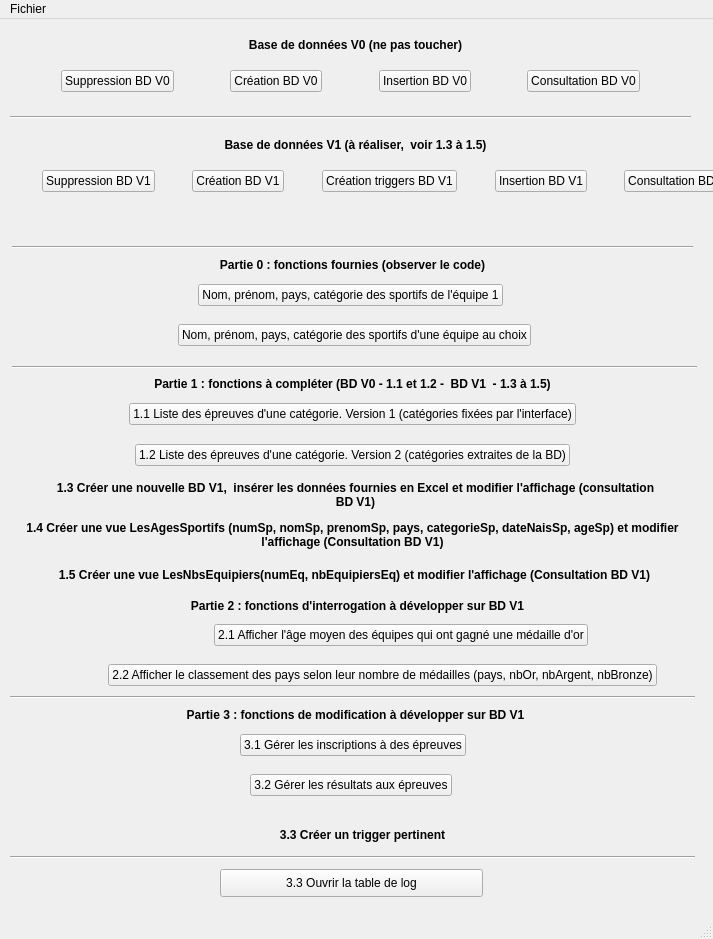
<?xml version="1.0" encoding="UTF-8"?>
<ui version="4.0">
 <class>MainWindow</class>
 <widget class="QMainWindow" name="MainWindow">
  <property name="geometry">
   <rect>
    <x>0</x>
    <y>0</y>
    <width>713</width>
    <height>939</height>
   </rect>
  </property>
  <property name="windowTitle">
   <string>Projet Jeux Olympiques</string>
  </property>
  <widget class="QWidget" name="centralwidget">
   <widget class="Line" name="line_V1">
    <property name="geometry">
     <rect>
      <x>10</x>
      <y>90</y>
      <width>681</width>
      <height>16</height>
     </rect>
    </property>
    <property name="orientation">
     <enum>Qt::Horizontal</enum>
    </property>
   </widget>
   <widget class="QLabel" name="label_V0">
    <property name="geometry">
     <rect>
      <x>10</x>
      <y>10</y>
      <width>691</width>
      <height>31</height>
     </rect>
    </property>
    <property name="font">
     <font>
      <weight>75</weight>
      <bold>true</bold>
     </font>
    </property>
    <property name="text">
     <string>Base de données V0 (ne pas toucher)</string>
    </property>
    <property name="alignment">
     <set>Qt::AlignCenter</set>
    </property>
   </widget>
   <widget class="Line" name="line_partie_0">
    <property name="geometry">
     <rect>
      <x>12</x>
      <y>220</y>
      <width>681</width>
      <height>16</height>
     </rect>
    </property>
    <property name="orientation">
     <enum>Qt::Horizontal</enum>
    </property>
   </widget>
   <widget class="QLabel" name="label_partie_0">
    <property name="geometry">
     <rect>
      <x>7</x>
      <y>230</y>
      <width>691</width>
      <height>31</height>
     </rect>
    </property>
    <property name="font">
     <font>
      <weight>75</weight>
      <bold>true</bold>
     </font>
    </property>
    <property name="text">
     <string>Partie 0 : fonctions fournies (observer le code)</string>
    </property>
    <property name="alignment">
     <set>Qt::AlignCenter</set>
    </property>
   </widget>
   <widget class="Line" name="line_partie_1">
    <property name="geometry">
     <rect>
      <x>12</x>
      <y>340</y>
      <width>685</width>
      <height>16</height>
     </rect>
    </property>
    <property name="orientation">
     <enum>Qt::Horizontal</enum>
    </property>
   </widget>
   <widget class="QLabel" name="label_partie_1">
    <property name="geometry">
     <rect>
      <x>7</x>
      <y>349</y>
      <width>691</width>
      <height>31</height>
     </rect>
    </property>
    <property name="font">
     <font>
      <weight>75</weight>
      <bold>true</bold>
     </font>
    </property>
    <property name="text">
     <string>Partie 1 : fonctions à compléter (BD V0 - 1.1 et 1.2 -  BD V1  - 1.3 à 1.5)</string>
    </property>
    <property name="alignment">
     <set>Qt::AlignCenter</set>
    </property>
   </widget>
   <widget class="QLabel" name="label_partie_1_4">
    <property name="geometry">
     <rect>
      <x>10</x>
      <y>500</y>
      <width>685</width>
      <height>31</height>
     </rect>
    </property>
    <property name="font">
     <font>
      <weight>75</weight>
      <bold>true</bold>
     </font>
    </property>
    <property name="text">
     <string>1.4 Créer une vue LesAgesSportifs (numSp, nomSp, prenomSp, pays, categorieSp, dateNaisSp, ageSp) et modifier l'affichage (Consultation BD V1)</string>
    </property>
    <property name="alignment">
     <set>Qt::AlignCenter</set>
    </property>
    <property name="wordWrap">
     <bool>true</bool>
    </property>
   </widget>
   <widget class="QLabel" name="label_partie_1_3">
    <property name="geometry">
     <rect>
      <x>50</x>
      <y>450</y>
      <width>611</width>
      <height>51</height>
     </rect>
    </property>
    <property name="font">
     <font>
      <weight>75</weight>
      <bold>true</bold>
     </font>
    </property>
    <property name="text">
     <string>1.3 Créer une nouvelle BD V1,  insérer les données fournies en Excel et modifier l'affichage (consultation BD V1)</string>
    </property>
    <property name="alignment">
     <set>Qt::AlignCenter</set>
    </property>
    <property name="wordWrap">
     <bool>true</bool>
    </property>
   </widget>
   <widget class="QLabel" name="label_partie_1_5">
    <property name="geometry">
     <rect>
      <x>12</x>
      <y>540</y>
      <width>685</width>
      <height>31</height>
     </rect>
    </property>
    <property name="font">
     <font>
      <weight>75</weight>
      <bold>true</bold>
     </font>
    </property>
    <property name="text">
     <string>1.5 Créer une vue LesNbsEquipiers(numEq, nbEquipiersEq) et modifier l'affichage (Consultation BD V1)</string>
    </property>
    <property name="alignment">
     <set>Qt::AlignCenter</set>
    </property>
    <property name="wordWrap">
     <bool>true</bool>
    </property>
   </widget>
   <widget class="QLabel" name="label_partie_2">
    <property name="geometry">
     <rect>
      <x>12</x>
      <y>571</y>
      <width>691</width>
      <height>31</height>
     </rect>
    </property>
    <property name="font">
     <font>
      <weight>75</weight>
      <bold>true</bold>
     </font>
    </property>
    <property name="text">
     <string>Partie 2 : fonctions d'interrogation à développer sur BD V1</string>
    </property>
    <property name="alignment">
     <set>Qt::AlignCenter</set>
    </property>
   </widget>
   <widget class="Line" name="line_partie_3">
    <property name="geometry">
     <rect>
      <x>10</x>
      <y>670</y>
      <width>685</width>
      <height>16</height>
     </rect>
    </property>
    <property name="orientation">
     <enum>Qt::Horizontal</enum>
    </property>
   </widget>
   <widget class="QLabel" name="label_partie_3">
    <property name="geometry">
     <rect>
      <x>10</x>
      <y>685</y>
      <width>691</width>
      <height>21</height>
     </rect>
    </property>
    <property name="font">
     <font>
      <weight>75</weight>
      <bold>true</bold>
     </font>
    </property>
    <property name="text">
     <string>Partie 3 : fonctions de modification à développer sur BD V1</string>
    </property>
    <property name="alignment">
     <set>Qt::AlignCenter</set>
    </property>
   </widget>
   <widget class="Line" name="line_fin">
    <property name="geometry">
     <rect>
      <x>10</x>
      <y>830</y>
      <width>685</width>
      <height>16</height>
     </rect>
    </property>
    <property name="orientation">
     <enum>Qt::Horizontal</enum>
    </property>
   </widget>
   <widget class="QLabel" name="label_retour_BD">
    <property name="geometry">
     <rect>
      <x>10</x>
      <y>190</y>
      <width>689</width>
      <height>19</height>
     </rect>
    </property>
    <property name="text">
     <string/>
    </property>
    <property name="alignment">
     <set>Qt::AlignCenter</set>
    </property>
   </widget>
   <widget class="QWidget" name="layoutWidget">
    <property name="geometry">
     <rect>
      <x>10</x>
      <y>40</y>
      <width>681</width>
      <height>44</height>
     </rect>
    </property>
    <layout class="QHBoxLayout" name="horizontalLayout_V0">
     <item>
      <spacer name="horizontalSpacer">
       <property name="orientation">
        <enum>Qt::Horizontal</enum>
       </property>
       <property name="sizeHint" stdset="0">
        <size>
         <width>40</width>
         <height>20</height>
        </size>
       </property>
      </spacer>
     </item>
     <item>
      <widget class="QPushButton" name="pushButton_supprimer_V0">
       <property name="text">
        <string>Suppression BD V0</string>
       </property>
      </widget>
     </item>
     <item>
      <spacer name="horizontalSpacer_3">
       <property name="orientation">
        <enum>Qt::Horizontal</enum>
       </property>
       <property name="sizeHint" stdset="0">
        <size>
         <width>40</width>
         <height>20</height>
        </size>
       </property>
      </spacer>
     </item>
     <item>
      <widget class="QPushButton" name="pushButton_creer_V0">
       <property name="text">
        <string>Création BD V0</string>
       </property>
      </widget>
     </item>
     <item>
      <spacer name="horizontalSpacer_2">
       <property name="orientation">
        <enum>Qt::Horizontal</enum>
       </property>
       <property name="sizeHint" stdset="0">
        <size>
         <width>40</width>
         <height>20</height>
        </size>
       </property>
      </spacer>
     </item>
     <item>
      <widget class="QPushButton" name="pushButton_inserer_V0">
       <property name="text">
        <string>Insertion BD V0</string>
       </property>
      </widget>
     </item>
     <item>
      <spacer name="horizontalSpacer_21">
       <property name="orientation">
        <enum>Qt::Horizontal</enum>
       </property>
       <property name="sizeHint" stdset="0">
        <size>
         <width>40</width>
         <height>20</height>
        </size>
       </property>
      </spacer>
     </item>
     <item>
      <widget class="QPushButton" name="pushButton_consulter_V0">
       <property name="text">
        <string>Consultation BD V0</string>
       </property>
      </widget>
     </item>
     <item>
      <spacer name="horizontalSpacer_4">
       <property name="orientation">
        <enum>Qt::Horizontal</enum>
       </property>
       <property name="sizeHint" stdset="0">
        <size>
         <width>40</width>
         <height>20</height>
        </size>
       </property>
      </spacer>
     </item>
    </layout>
   </widget>
   <widget class="QWidget" name="layoutWidget">
    <property name="geometry">
     <rect>
      <x>10</x>
      <y>260</y>
      <width>681</width>
      <height>32</height>
     </rect>
    </property>
    <layout class="QHBoxLayout" name="horizontalLayout_partie_0_1">
     <item>
      <spacer name="horizontalSpacer_7">
       <property name="orientation">
        <enum>Qt::Horizontal</enum>
       </property>
       <property name="sizeHint" stdset="0">
        <size>
         <width>40</width>
         <height>20</height>
        </size>
       </property>
      </spacer>
     </item>
     <item>
      <widget class="QPushButton" name="pushButton_fct_fournie_1">
       <property name="text">
        <string>Nom, prénom, pays, catégorie des sportifs de l'équipe 1</string>
       </property>
      </widget>
     </item>
     <item>
      <spacer name="horizontalSpacer_5">
       <property name="orientation">
        <enum>Qt::Horizontal</enum>
       </property>
       <property name="sizeHint" stdset="0">
        <size>
         <width>40</width>
         <height>20</height>
        </size>
       </property>
      </spacer>
     </item>
    </layout>
   </widget>
   <widget class="QWidget" name="layoutWidget">
    <property name="geometry">
     <rect>
      <x>12</x>
      <y>300</y>
      <width>685</width>
      <height>32</height>
     </rect>
    </property>
    <layout class="QHBoxLayout" name="horizontalLayout_partie_0_2">
     <item>
      <spacer name="horizontalSpacer_8">
       <property name="orientation">
        <enum>Qt::Horizontal</enum>
       </property>
       <property name="sizeHint" stdset="0">
        <size>
         <width>40</width>
         <height>20</height>
        </size>
       </property>
      </spacer>
     </item>
     <item>
      <widget class="QPushButton" name="pushButton_fct_fournie_2">
       <property name="text">
        <string>Nom, prénom, pays, catégorie des sportifs d'une équipe au choix</string>
       </property>
      </widget>
     </item>
     <item>
      <spacer name="horizontalSpacer_6">
       <property name="orientation">
        <enum>Qt::Horizontal</enum>
       </property>
       <property name="sizeHint" stdset="0">
        <size>
         <width>40</width>
         <height>20</height>
        </size>
       </property>
      </spacer>
     </item>
    </layout>
   </widget>
   <widget class="QWidget" name="layoutWidget">
    <property name="geometry">
     <rect>
      <x>-800</x>
      <y>600</y>
      <width>1750</width>
      <height>32</height>
     </rect>
    </property>
    <layout class="QHBoxLayout" name="horizontalLayout_partie_2_1">
     <item>
      <spacer name="horizontalSpacer_18">
       <property name="orientation">
        <enum>Qt::Horizontal</enum>
       </property>
       <property name="sizeType">
        <enum>QSizePolicy::Fixed</enum>
       </property>
       <property name="sizeHint" stdset="0">
        <size>
         <width>693</width>
         <height>27</height>
        </size>
       </property>
      </spacer>
     </item>
     <item>
      <widget class="QPushButton" name="pushButton_2_1">
       <property name="sizePolicy">
        <sizepolicy hsizetype="Fixed" vsizetype="Fixed">
         <horstretch>0</horstretch>
         <verstretch>0</verstretch>
        </sizepolicy>
       </property>
       <property name="text">
        <string>2.1 Afficher l'âge moyen des équipes qui ont gagné une médaille d'or</string>
       </property>
      </widget>
     </item>
     <item>
      <spacer name="horizontalSpacer_17">
       <property name="orientation">
        <enum>Qt::Horizontal</enum>
       </property>
       <property name="sizeType">
        <enum>QSizePolicy::Fixed</enum>
       </property>
       <property name="sizeHint" stdset="0">
        <size>
         <width>40</width>
         <height>20</height>
        </size>
       </property>
      </spacer>
     </item>
    </layout>
   </widget>
   <widget class="QWidget" name="layoutWidget">
    <property name="geometry">
     <rect>
      <x>12</x>
      <y>640</y>
      <width>741</width>
      <height>32</height>
     </rect>
    </property>
    <layout class="QHBoxLayout" name="horizontalLayout_partie_2_2">
     <item>
      <spacer name="horizontalSpacer_20">
       <property name="orientation">
        <enum>Qt::Horizontal</enum>
       </property>
       <property name="sizeHint" stdset="0">
        <size>
         <width>40</width>
         <height>20</height>
        </size>
       </property>
      </spacer>
     </item>
     <item>
      <widget class="QPushButton" name="pushButton_2_2">
       <property name="text">
        <string>2.2 Afficher le classement des pays selon leur nombre de médailles (pays, nbOr, nbArgent, nbBronze)</string>
       </property>
      </widget>
     </item>
     <item>
      <spacer name="horizontalSpacer_19">
       <property name="orientation">
        <enum>Qt::Horizontal</enum>
       </property>
       <property name="sizeHint" stdset="0">
        <size>
         <width>40</width>
         <height>20</height>
        </size>
       </property>
      </spacer>
     </item>
    </layout>
   </widget>
   <widget class="QWidget" name="layoutWidget">
    <property name="geometry">
     <rect>
      <x>10</x>
      <y>710</y>
      <width>685</width>
      <height>32</height>
     </rect>
    </property>
    <layout class="QHBoxLayout" name="horizontalLayout_partie_3_1">
     <item>
      <spacer name="horizontalSpacer_24">
       <property name="orientation">
        <enum>Qt::Horizontal</enum>
       </property>
       <property name="sizeHint" stdset="0">
        <size>
         <width>40</width>
         <height>20</height>
        </size>
       </property>
      </spacer>
     </item>
     <item>
      <widget class="QPushButton" name="pushButton_3_1">
       <property name="text">
        <string>3.1 Gérer les inscriptions à des épreuves</string>
       </property>
      </widget>
     </item>
     <item>
      <spacer name="horizontalSpacer_23">
       <property name="orientation">
        <enum>Qt::Horizontal</enum>
       </property>
       <property name="sizeHint" stdset="0">
        <size>
         <width>40</width>
         <height>20</height>
        </size>
       </property>
      </spacer>
     </item>
    </layout>
   </widget>
   <widget class="QWidget" name="layoutWidget">
    <property name="geometry">
     <rect>
      <x>10</x>
      <y>750</y>
      <width>681</width>
      <height>32</height>
     </rect>
    </property>
    <layout class="QHBoxLayout" name="horizontalLayout_partie_3_2">
     <item>
      <spacer name="horizontalSpacer_26">
       <property name="orientation">
        <enum>Qt::Horizontal</enum>
       </property>
       <property name="sizeHint" stdset="0">
        <size>
         <width>40</width>
         <height>20</height>
        </size>
       </property>
      </spacer>
     </item>
     <item>
      <widget class="QPushButton" name="pushButton_3_2">
       <property name="text">
        <string>3.2 Gérer les résultats aux épreuves</string>
       </property>
      </widget>
     </item>
     <item>
      <spacer name="horizontalSpacer_25">
       <property name="orientation">
        <enum>Qt::Horizontal</enum>
       </property>
       <property name="sizeHint" stdset="0">
        <size>
         <width>40</width>
         <height>20</height>
        </size>
       </property>
      </spacer>
     </item>
    </layout>
   </widget>
   <widget class="QWidget" name="layoutWidget_2">
    <property name="geometry">
     <rect>
      <x>10</x>
      <y>379</y>
      <width>685</width>
      <height>32</height>
     </rect>
    </property>
    <layout class="QHBoxLayout" name="horizontalLayout_partie_1_1">
     <item>
      <spacer name="horizontalSpacer_12">
       <property name="orientation">
        <enum>Qt::Horizontal</enum>
       </property>
       <property name="sizeHint" stdset="0">
        <size>
         <width>40</width>
         <height>20</height>
        </size>
       </property>
      </spacer>
     </item>
     <item>
      <widget class="QPushButton" name="pushButton_1_1">
       <property name="text">
        <string>1.1 Liste des épreuves d'une catégorie. Version 1 (catégories fixées par l'interface)</string>
       </property>
      </widget>
     </item>
     <item>
      <spacer name="horizontalSpacer_11">
       <property name="orientation">
        <enum>Qt::Horizontal</enum>
       </property>
       <property name="sizeHint" stdset="0">
        <size>
         <width>40</width>
         <height>20</height>
        </size>
       </property>
      </spacer>
     </item>
    </layout>
   </widget>
   <widget class="QWidget" name="layoutWidget_3">
    <property name="geometry">
     <rect>
      <x>10</x>
      <y>420</y>
      <width>685</width>
      <height>32</height>
     </rect>
    </property>
    <layout class="QHBoxLayout" name="horizontalLayout_partie_1_2">
     <item>
      <spacer name="horizontalSpacer_14">
       <property name="orientation">
        <enum>Qt::Horizontal</enum>
       </property>
       <property name="sizeHint" stdset="0">
        <size>
         <width>40</width>
         <height>20</height>
        </size>
       </property>
      </spacer>
     </item>
     <item>
      <widget class="QPushButton" name="pushButton_1_2">
       <property name="text">
        <string>1.2 Liste des épreuves d'une catégorie. Version 2 (catégories extraites de la BD)</string>
       </property>
      </widget>
     </item>
     <item>
      <spacer name="horizontalSpacer_13">
       <property name="orientation">
        <enum>Qt::Horizontal</enum>
       </property>
       <property name="sizeHint" stdset="0">
        <size>
         <width>40</width>
         <height>20</height>
        </size>
       </property>
      </spacer>
     </item>
    </layout>
   </widget>
   <widget class="QLabel" name="label_trigger">
    <property name="geometry">
     <rect>
      <x>20</x>
      <y>800</y>
      <width>685</width>
      <height>31</height>
     </rect>
    </property>
    <property name="font">
     <font>
      <weight>75</weight>
      <bold>true</bold>
     </font>
    </property>
    <property name="text">
     <string>3.3 Créer un trigger pertinent</string>
    </property>
    <property name="alignment">
     <set>Qt::AlignCenter</set>
    </property>
    <property name="wordWrap">
     <bool>true</bool>
    </property>
   </widget>
   <widget class="QWidget" name="layoutWidget_4">
    <property name="geometry">
     <rect>
      <x>10</x>
      <y>140</y>
      <width>759</width>
      <height>44</height>
     </rect>
    </property>
    <layout class="QHBoxLayout" name="horizontalLayout_V1">
     <item>
      <spacer name="horizontalSpacer_9">
       <property name="orientation">
        <enum>Qt::Horizontal</enum>
       </property>
       <property name="sizeHint" stdset="0">
        <size>
         <width>40</width>
         <height>20</height>
        </size>
       </property>
      </spacer>
     </item>
     <item>
      <widget class="QPushButton" name="pushButton_supprimer_V1">
       <property name="text">
        <string>Suppression BD V1</string>
       </property>
      </widget>
     </item>
     <item>
      <spacer name="horizontalSpacer_10">
       <property name="orientation">
        <enum>Qt::Horizontal</enum>
       </property>
       <property name="sizeHint" stdset="0">
        <size>
         <width>40</width>
         <height>20</height>
        </size>
       </property>
      </spacer>
     </item>
     <item>
      <widget class="QPushButton" name="pushButton_creer_V1">
       <property name="text">
        <string>Création BD V1</string>
       </property>
      </widget>
     </item>
     <item>
      <spacer name="horizontalSpacer_27">
       <property name="orientation">
        <enum>Qt::Horizontal</enum>
       </property>
       <property name="sizeHint" stdset="0">
        <size>
         <width>40</width>
         <height>20</height>
        </size>
       </property>
      </spacer>
     </item>
     <item>
      <widget class="QPushButton" name="pushButton_2">
       <property name="text">
        <string>Création triggers BD V1</string>
       </property>
      </widget>
     </item>
     <item>
      <spacer name="horizontalSpacer_15">
       <property name="orientation">
        <enum>Qt::Horizontal</enum>
       </property>
       <property name="sizeHint" stdset="0">
        <size>
         <width>40</width>
         <height>20</height>
        </size>
       </property>
      </spacer>
     </item>
     <item>
      <widget class="QPushButton" name="pushButton_inserer_V1">
       <property name="text">
        <string>Insertion BD V1</string>
       </property>
      </widget>
     </item>
     <item>
      <spacer name="horizontalSpacer_31">
       <property name="orientation">
        <enum>Qt::Horizontal</enum>
       </property>
       <property name="sizeHint" stdset="0">
        <size>
         <width>40</width>
         <height>20</height>
        </size>
       </property>
      </spacer>
     </item>
     <item>
      <widget class="QPushButton" name="pushButton_consulter_V1">
       <property name="text">
        <string>Consultation BD V1</string>
       </property>
      </widget>
     </item>
     <item>
      <spacer name="horizontalSpacer_16">
       <property name="orientation">
        <enum>Qt::Horizontal</enum>
       </property>
       <property name="sizeHint" stdset="0">
        <size>
         <width>40</width>
         <height>20</height>
        </size>
       </property>
      </spacer>
     </item>
    </layout>
   </widget>
   <widget class="QLabel" name="label_V1">
    <property name="geometry">
     <rect>
      <x>10</x>
      <y>110</y>
      <width>691</width>
      <height>31</height>
     </rect>
    </property>
    <property name="font">
     <font>
      <weight>75</weight>
      <bold>true</bold>
     </font>
    </property>
    <property name="text">
     <string>Base de données V1 (à réaliser,  voir 1.3 à 1.5)</string>
    </property>
    <property name="alignment">
     <set>Qt::AlignCenter</set>
    </property>
   </widget>
   <widget class="QPushButton" name="pushButton_3_3">
    <property name="geometry">
     <rect>
      <x>220</x>
      <y>850</y>
      <width>263</width>
      <height>28</height>
     </rect>
    </property>
    <property name="text">
     <string>3.3 Ouvrir la table de log</string>
    </property>
   </widget>
  </widget>
  <widget class="QMenuBar" name="menubar">
   <property name="geometry">
    <rect>
     <x>0</x>
     <y>0</y>
     <width>713</width>
     <height>22</height>
    </rect>
   </property>
   <widget class="QMenu" name="menuFiles">
    <property name="title">
     <string>Fichier</string>
    </property>
    <addaction name="actionQuitter"/>
   </widget>
   <addaction name="menuFiles"/>
  </widget>
  <widget class="QStatusBar" name="statusbar"/>
  <action name="actionQuitter">
   <property name="text">
    <string>Quitter</string>
   </property>
  </action>
 </widget>
 <resources/>
 <connections>
  <connection>
   <sender>actionQuitter</sender>
   <signal>triggered()</signal>
   <receiver>MainWindow</receiver>
   <slot>close()</slot>
   <hints>
    <hint type="sourcelabel">
     <x>-1</x>
     <y>-1</y>
    </hint>
    <hint type="destinationlabel">
     <x>399</x>
     <y>299</y>
    </hint>
   </hints>
  </connection>
  <connection>
   <sender>pushButton_creer_V0</sender>
   <signal>clicked()</signal>
   <receiver>MainWindow</receiver>
   <slot>createDBV0()</slot>
   <hints>
    <hint type="sourcelabel">
     <x>314</x>
     <y>93</y>
    </hint>
    <hint type="destinationlabel">
     <x>135</x>
     <y>130</y>
    </hint>
   </hints>
  </connection>
  <connection>
   <sender>pushButton_inserer_V0</sender>
   <signal>clicked()</signal>
   <receiver>MainWindow</receiver>
   <slot>insertDBV0()</slot>
   <hints>
    <hint type="sourcelabel">
     <x>463</x>
     <y>93</y>
    </hint>
    <hint type="destinationlabel">
     <x>388</x>
     <y>127</y>
    </hint>
   </hints>
  </connection>
  <connection>
   <sender>pushButton_supprimer_V0</sender>
   <signal>clicked()</signal>
   <receiver>MainWindow</receiver>
   <slot>deleteDBV0()</slot>
   <hints>
    <hint type="sourcelabel">
     <x>168</x>
     <y>93</y>
    </hint>
    <hint type="destinationlabel">
     <x>598</x>
     <y>139</y>
    </hint>
   </hints>
  </connection>
  <connection>
   <sender>pushButton_consulter_V0</sender>
   <signal>clicked()</signal>
   <receiver>MainWindow</receiver>
   <slot>openDataV0()</slot>
   <hints>
    <hint type="sourcelabel">
     <x>628</x>
     <y>93</y>
    </hint>
    <hint type="destinationlabel">
     <x>498</x>
     <y>183</y>
    </hint>
   </hints>
  </connection>
  <connection>
   <sender>pushButton_fct_fournie_1</sender>
   <signal>clicked()</signal>
   <receiver>MainWindow</receiver>
   <slot>open_fct_fournie_1()</slot>
   <hints>
    <hint type="sourcelabel">
     <x>488</x>
     <y>307</y>
    </hint>
    <hint type="destinationlabel">
     <x>79</x>
     <y>174</y>
    </hint>
   </hints>
  </connection>
  <connection>
   <sender>pushButton_fct_fournie_2</sender>
   <signal>clicked()</signal>
   <receiver>MainWindow</receiver>
   <slot>open_fct_fournie_2()</slot>
   <hints>
    <hint type="sourcelabel">
     <x>514</x>
     <y>347</y>
    </hint>
    <hint type="destinationlabel">
     <x>116</x>
     <y>221</y>
    </hint>
   </hints>
  </connection>
  <connection>
   <sender>pushButton_supprimer_V1</sender>
   <signal>clicked()</signal>
   <receiver>MainWindow</receiver>
   <slot>deleteDBV1()</slot>
   <hints>
    <hint type="sourcelabel">
     <x>136</x>
     <y>193</y>
    </hint>
    <hint type="destinationlabel">
     <x>190</x>
     <y>239</y>
    </hint>
   </hints>
  </connection>
  <connection>
   <sender>pushButton_creer_V1</sender>
   <signal>clicked()</signal>
   <receiver>MainWindow</receiver>
   <slot>createDBV1()</slot>
   <hints>
    <hint type="sourcelabel">
     <x>252</x>
     <y>193</y>
    </hint>
    <hint type="destinationlabel">
     <x>378</x>
     <y>235</y>
    </hint>
   </hints>
  </connection>
  <connection>
   <sender>pushButton_inserer_V1</sender>
   <signal>clicked()</signal>
   <receiver>MainWindow</receiver>
   <slot>insertDBV1()</slot>
   <hints>
    <hint type="sourcelabel">
     <x>525</x>
     <y>193</y>
    </hint>
    <hint type="destinationlabel">
     <x>512</x>
     <y>234</y>
    </hint>
   </hints>
  </connection>
  <connection>
   <sender>pushButton_consulter_V1</sender>
   <signal>clicked()</signal>
   <receiver>MainWindow</receiver>
   <slot>openDataV1()</slot>
   <hints>
    <hint type="sourcelabel">
     <x>646</x>
     <y>190</y>
    </hint>
    <hint type="destinationlabel">
     <x>693</x>
     <y>206</y>
    </hint>
   </hints>
  </connection>
  <connection>
   <sender>pushButton_1_1</sender>
   <signal>clicked()</signal>
   <receiver>MainWindow</receiver>
   <slot>open_fct_comp_1()</slot>
   <hints>
    <hint type="sourcelabel">
     <x>555</x>
     <y>426</y>
    </hint>
    <hint type="destinationlabel">
     <x>686</x>
     <y>412</y>
    </hint>
   </hints>
  </connection>
  <connection>
   <sender>pushButton_1_2</sender>
   <signal>clicked()</signal>
   <receiver>MainWindow</receiver>
   <slot>open_fct_comp_2()</slot>
   <hints>
    <hint type="sourcelabel">
     <x>549</x>
     <y>467</y>
    </hint>
    <hint type="destinationlabel">
     <x>662</x>
     <y>459</y>
    </hint>
   </hints>
  </connection>
  <connection>
   <sender>pushButton_2</sender>
   <signal>clicked()</signal>
   <receiver>MainWindow</receiver>
   <slot>createTriggersDBV1()</slot>
   <hints>
    <hint type="sourcelabel">
     <x>350</x>
     <y>187</y>
    </hint>
    <hint type="destinationlabel">
     <x>362</x>
     <y>207</y>
    </hint>
   </hints>
  </connection>
  <connection>
   <sender>pushButton_2_1</sender>
   <signal>clicked()</signal>
   <receiver>MainWindow</receiver>
   <slot>openDataR1()</slot>
   <hints>
    <hint type="sourcelabel">
     <x>399</x>
     <y>637</y>
    </hint>
    <hint type="destinationlabel">
     <x>356</x>
     <y>441</y>
    </hint>
   </hints>
  </connection>
  <connection>
   <sender>pushButton_2_2</sender>
   <signal>clicked()</signal>
   <receiver>MainWindow</receiver>
   <slot>openDataR2()</slot>
   <hints>
    <hint type="sourcelabel">
     <x>354</x>
     <y>677</y>
    </hint>
    <hint type="destinationlabel">
     <x>356</x>
     <y>441</y>
    </hint>
   </hints>
  </connection>
  <connection>
   <sender>pushButton_3_1</sender>
   <signal>clicked()</signal>
   <receiver>MainWindow</receiver>
   <slot>openDataG1()</slot>
   <hints>
    <hint type="sourcelabel">
     <x>352</x>
     <y>747</y>
    </hint>
    <hint type="destinationlabel">
     <x>356</x>
     <y>441</y>
    </hint>
   </hints>
  </connection>
  <connection>
   <sender>pushButton_3_2</sender>
   <signal>clicked()</signal>
   <receiver>MainWindow</receiver>
   <slot>openDataG2()</slot>
   <hints>
    <hint type="sourcelabel">
     <x>350</x>
     <y>787</y>
    </hint>
    <hint type="destinationlabel">
     <x>356</x>
     <y>441</y>
    </hint>
   </hints>
  </connection>
  <connection>
   <sender>pushButton_3_3</sender>
   <signal>clicked()</signal>
   <receiver>MainWindow</receiver>
   <slot>openLogs()</slot>
   <hints>
    <hint type="sourcelabel">
     <x>351</x>
     <y>885</y>
    </hint>
    <hint type="destinationlabel">
     <x>356</x>
     <y>469</y>
    </hint>
   </hints>
  </connection>
 </connections>
 <slots>
  <slot>createDBV0()</slot>
  <slot>insertDBV0()</slot>
  <slot>deleteDBV0()</slot>
  <slot>openDataV0()</slot>
  <slot>open_fct_fournie_1()</slot>
  <slot>open_fct_fournie_2()</slot>
  <slot>open_fct_comp_1()</slot>
  <slot>open_fct_comp_2()</slot>
  <slot>deleteDBV1()</slot>
  <slot>createDBV1()</slot>
  <slot>insertDBV1()</slot>
  <slot>openDataV1()</slot>
  <slot>createTriggersDBV1()</slot>
  <slot>openDataR1()</slot>
  <slot>openDataR2()</slot>
  <slot>openDataG1()</slot>
  <slot>openDataG2()</slot>
  <slot>openLogs()</slot>
 </slots>
</ui>
